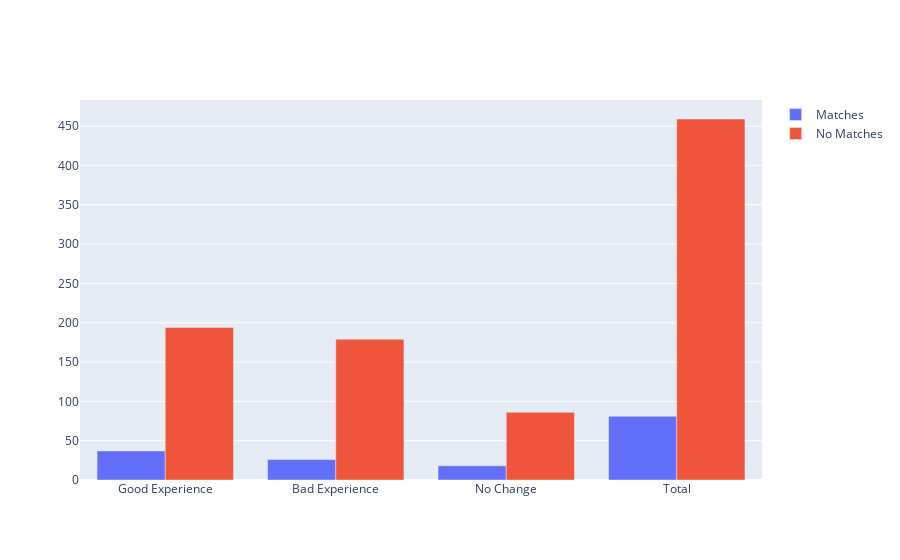

The code cell stored with this chart in its notebook:
### Code cell
# Good experience reflects the fact that the expectation values are lower than the satisfaction values, etc. 
fig = go.Figure(data=[
    go.Bar(name='Matches', x=opinion.index, y=opinion['Matches']), 
    go.Bar(name='No Matches', x=opinion.index, y=opinion['No Matches'])
])
fig.update_layout(barmode='group')
fig.show()

### Figure 1 — Plotly figure (JSON) as saved in the notebook; plotly's stock layout.template omitted (floating-point values rounded to 4 significant figures)
{"data": [{"name": "Matches", "type": "bar", "x": ["Good Experience", "Bad Experience", "No Change", "Total"], "y": [37, 26, 18, 81]}, {"name": "No Matches", "type": "bar", "x": ["Good Experience", "Bad Experience", "No Change", "Total"], "y": [194, 179, 86, 459]}], "layout": {"barmode": "group"}}
